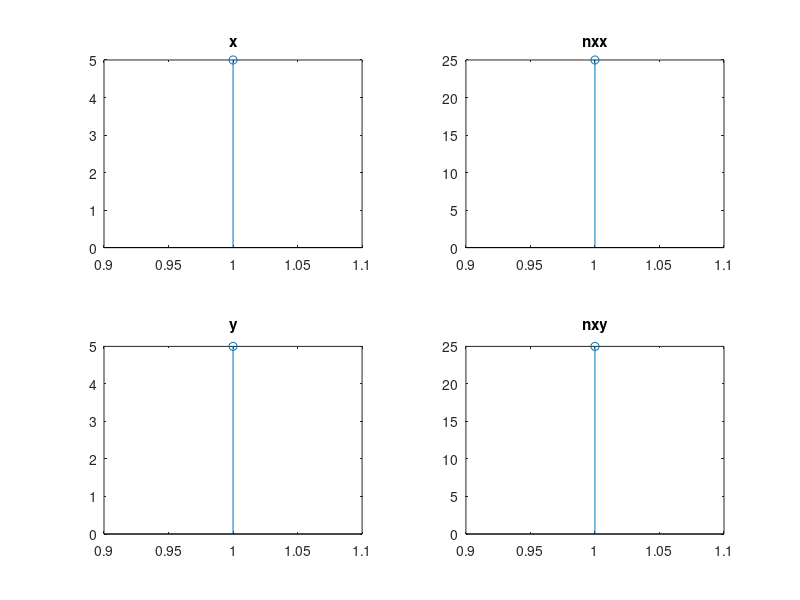

Reproduce this figure in MATLAB.
%Linear convolution

clc;
close all;
clear all;
%x= [1 2 3 ];
%h= [2 5 5];
%y = conv(x,h);
%disp('y=');disp(y);
%stem(y);

%correlation

x= input('Enter the sequence of x[n]:');

nxx = conv(x,fliplr(x));% auto-correlation
disp('nxx= ');
disp(nxx);
y= input('Enter the sequence y[n]:');
nxy = conv(x,fliplr(y));% cross-correlation
disp('nxy= ');
disp(nxy);

subplot(2,2,1);
stem(x);
title('x');

subplot(2,2,2);
stem(nxx);
title('nxx');

subplot(2,2,3);
stem(y);
title('y');

subplot(2,2,4);
stem(nxy);
title('nxy');

